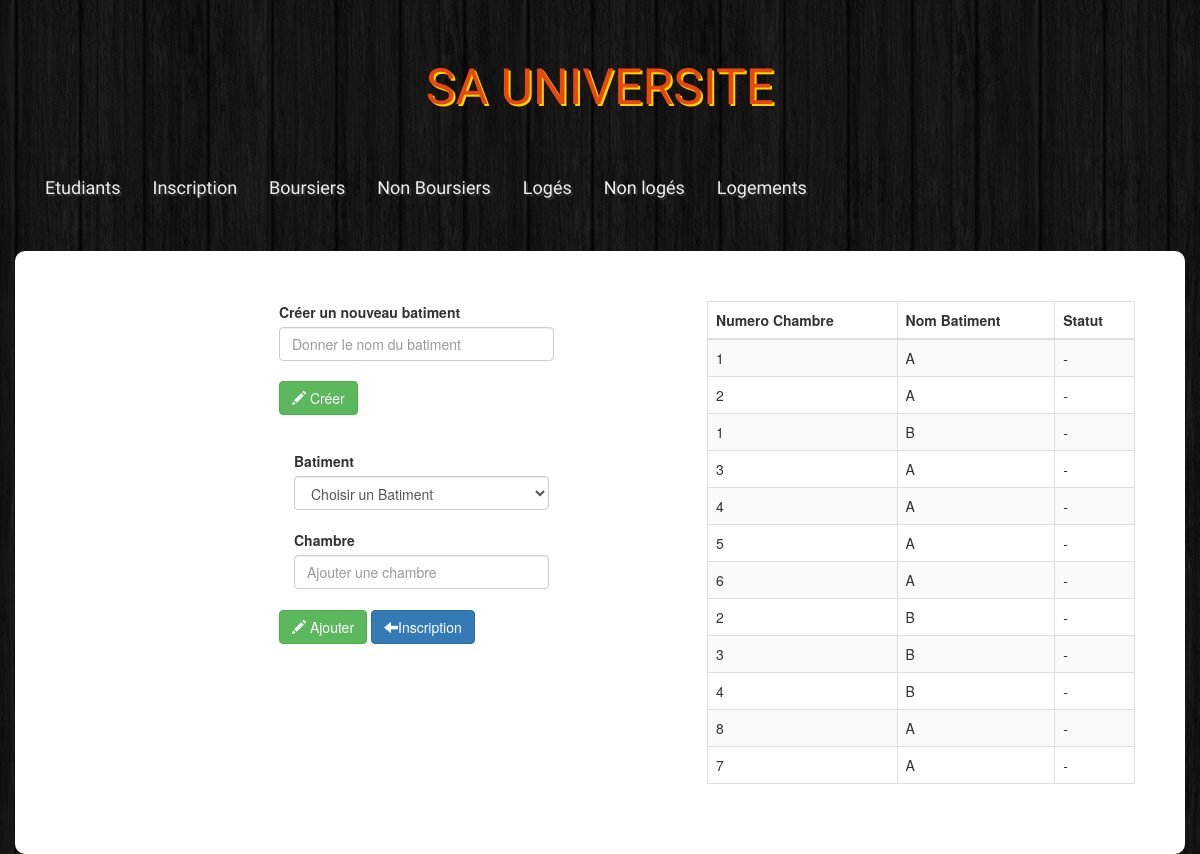
Page /batiment.php on the committed database.
### tables this page shows
CREATE TABLE `chambre` (
  `id` int(10) unsigned NOT NULL AUTO_INCREMENT,
  `numero` int(11) NOT NULL,
  `id_batiment` int(11) unsigned NOT NULL,
  PRIMARY KEY (`id`),
  KEY `id_batiment` (`id_batiment`),
  CONSTRAINT `chambre_ibfk_1` FOREIGN KEY (`id_batiment`) REFERENCES `batiment` (`id`)
);

CREATE TABLE `batiment` (
  `id` int(10) unsigned NOT NULL AUTO_INCREMENT,
  `nom_batiment` char(10) NOT NULL,
  PRIMARY KEY (`id`),
  UNIQUE KEY `nom_batiment` (`nom_batiment`)
);

### class/Batiment.php (called while the page is built, shortened)
<?php
    class Batiment
    {
        public function findChambrebat()
        {
            try
            {
                $db=Database::connect("universite");
                $q = $db->query('SELECT numero,nom_batiment
                                 FROM batiment
                                 LEFT JOIN chambre
                                 ON batiment.id = chambre.id_batiment');
                $etudiants = [];
                while($donnees = $q->fetch(PDO::FETCH_ASSOC))
                {
                    $etudiants[] = $donnees;
                }
            }
            catch(Exception $e)
            {
               echo 'Erreur';
            }
            return $etudiants;
        }
    }
?>

### batiment.php (the view, shortened to what this page needs)
<?php
    $newbat = new Batiment();
?>
<?php require 'menu.php';?>
<div class="container admin">
    <div class="logement" style="display:block">
        <div class="meme" style="float:right;width:40%">
            <table id="table3" class="table table-striped table-bordered">
                <thead>
                <tr>
                    <th>Numero Chambre</th>
                    <th>Nom Batiment</th>
                    <th>Statut</th>
                </tr>
                </thead>
                <tbody>
                <?php
                    $statut = "-";
                    foreach($newbat->findChambreBat() as $val)
                    {
                        echo '<tr>';
                        echo '<td>'.$val['numero'].'</td>';
                        echo '<td>'.$val['nom_batiment'].'</td>';
                        echo '<td>';
                            echo $statut;
                        echo '</td>';
                        echo '</tr>';
                    }
                ?>
                </tbody>
            </table>
        </div>
        <div class="meme" style="float:right;width:40%">
            <form class="form" method="post" role="form" action="batiment.php">
                <div class="row">
                    <div class="col-lg-5"></div>
                        <div class="form-group col-sm-8">
                            <label for="bat">Créer un nouveau batiment</label>
                            <input type="text" class="form-control" id="bat" placeholder="Donner le nom du batiment" name="bat" value="<?php if(isset($_POST['bat'])){echo $_POST['bat'];}?>">
                            <br/>
                            <button type="submit" name="submit1" class="btn btn-success"><span class="glyphicon glyphicon-pencil"></span> Créer </button>
                        </div>
                    </div>
                    <br/>
                    <div class="col-lg-5"></div>
                        <div class="form-group col-sm-8">
                            <label for="batiment">Batiment</label>
                            <select class="form-control" id="batiment" name="idbat">
                                <option value="" readonly selected>Choisir un Batiment</option>
                            </select>
                            <br/>
                            <label for="num">Chambre</label>
                            <input type="number" class="form-control" id="num" placeholder="Ajouter une chambre" name="num" value="<?php if(isset($_POST['num'])){echo $_POST['num'];}?>">
                            <br/>
                            <div class="row">
                                <div class="col-lg-10"></div>
                                <button type="submit" name="submit2" class="btn btn-success"><span class="glyphicon glyphicon-pencil"></span> Ajouter </button>
                                <a class="btn btn-primary" href="insert.php"><span class="glyphicon glyphicon-arrow-left"></span>Inscription</a>
                            </div>
                        </div>
                    </div>
                </div>
        </div>
</body>
</html>

### css/styles.css (style rules this page uses)
body { background: url(../images/bg.png); }
.admin { background: #fff; padding: 50px; border-radius: 10px; }

### rows in the picture
chambre: numero "1", id_batiment.nom_batiment "A"
chambre: numero "2", id_batiment.nom_batiment "A"
chambre: numero "1", id_batiment.nom_batiment "B"
chambre: numero "3", id_batiment.nom_batiment "A"
chambre: numero "4", id_batiment.nom_batiment "A"
chambre: numero "5", id_batiment.nom_batiment "A"
chambre: numero "6", id_batiment.nom_batiment "A"
chambre: numero "2", id_batiment.nom_batiment "B"
chambre: numero "3", id_batiment.nom_batiment "B"
chambre: numero "4", id_batiment.nom_batiment "B"
chambre: numero "8", id_batiment.nom_batiment "A"
chambre: numero "7", id_batiment.nom_batiment "A"
